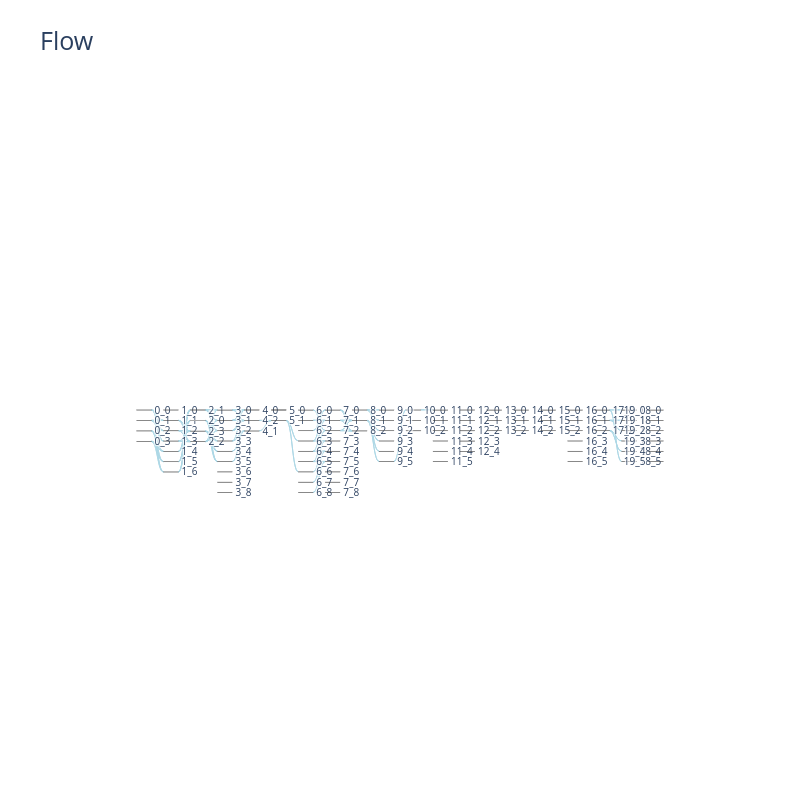

Notebook source saved alongside this figure:
### Code cell
# Alluvial Plot
events = LifeCycle(tc)
events.compute_events("facets")
fig = viz.plot_flow(events)
fig.show()

### Figure 1 — Plotly figure (JSON) as saved in the notebook; plotly's stock layout.template omitted (floating-point values rounded to 4 significant figures; data arrays with more than 128 entries replaced by an {"elided": "..."} marker saying what was removed)
{"data": [{"arrangement": "snap", "link": {"color": {"elided": "146 str values"}, "label": {"elided": "146 int values"}, "source": {"elided": "146 int values"}, "target": {"elided": "146 int values"}, "value": {"elided": "146 int values"}}, "node": {"color": [], "hovertemplate": "Group size: %{value}<extra></extra>", "label": ["0_0", "0_1", "0_2", "0_3", "10_0", "10_1", "10_2", "11_0", "11_1", "11_2", "11_3", "11_4", "11_5", "12_0", "12_1", "12_2", "12_3", "12_4", "13_0", "13_1", "13_2", "14_0", "14_1", "14_2", "15_0", "15_1", "15_2", "16_0", "16_1", "16_2", "16_3", "16_4", "16_5", "17_0", "17_1", "17_2", "18_0", "18_1", "18_2", "18_3", "18_4", "18_5", "19_0", "19_1", "19_2", "19_3", "19_4", "19_5", "1_0", "1_1", "1_2", "1_3", "1_4", "1_5", "1_6", "2_0", "2_1", "2_2", "2_3", "3_0", "3_1", "3_2", "3_3", "3_4", "3_5", "3_6", "3_7", "3_8", "4_0", "4_1", "4_2", "5_0", "5_1", "6_0", "6_1", "6_2", "6_3", "6_4", "6_5", "6_6", "6_7", "6_8", "7_0", "7_1", "7_2", "7_3", "7_4", "7_5", "7_6", "7_7", "7_8", "8_0", "8_1", "8_2", "9_0", "9_1", "9_2", "9_3", "9_4", "9_5"], "line": {"color": "darkgray", "width": 0.2}, "pad": 10, "thickness": 15, "x": [0.1, 0.1, 0.1, 0.1, 0.5211, 0.5211, 0.5211, 0.5632, 0.5632, 0.5632, 0.5632, 0.5632, 0.5632, 0.6053, 0.6053, 0.6053, 0.6053, 0.6053, 0.6474, 0.6474, 0.6474, 0.6895, 0.6895, 0.6895, 0.7316, 0.7316, 0.7316, 0.7737, 0.7737, 0.7737, 0.7737, 0.7737, 0.7737, 0.8158, 0.8158, 0.8158, 0.8579, 0.8579, 0.8579, 0.8579, 0.8579, 0.8579, 0.9, 0.9, 0.9, 0.9, 0.9, 0.9, 0.1421, 0.1421, 0.1421, 0.1421, 0.1421, 0.1421, 0.1421, 0.1842, 0.1842, 0.1842, 0.1842, 0.2263, 0.2263, 0.2263, 0.2263, 0.2263, 0.2263, 0.2263, 0.2263, 0.2263, 0.2684, 0.2684, 0.2684, 0.3105, 0.3105, 0.3526, 0.3526, 0.3526, 0.3526, 0.3526, 0.3526, 0.3526, 0.3526, 0.3526, 0.3947, 0.3947, 0.3947, 0.3947, 0.3947, 0.3947, 0.3947, 0.3947, 0.3947, 0.4368, 0.4368, 0.4368, 0.4789, 0.4789, 0.4789, 0.4789, 0.4789, 0.4789], "y": [0.5, 0.5, 0.5, 0.5, 0.5, 0.5, 0.5, 0.5, 0.5, 0.5, 0.5, 0.5, 0.5, 0.5, 0.5, 0.5, 0.5, 0.5, 0.5, 0.5, 0.5, 0.5, 0.5, 0.5, 0.5, 0.5, 0.5, 0.5, 0.5, 0.5, 0.5, 0.5, 0.5, 0.5, 0.5, 0.5, 0.5, 0.5, 0.5, 0.5, 0.5, 0.5, 0.5, 0.5, 0.5, 0.5, 0.5, 0.5, 0.5, 0.5, 0.5, 0.5, 0.5, 0.5, 0.5, 0.5, 0.5, 0.5, 0.5, 0.5, 0.5, 0.5, 0.5, 0.5, 0.5, 0.5, 0.5, 0.5, 0.5, 0.5, 0.5, 0.5, 0.5, 0.5, 0.5, 0.5, 0.5, 0.5, 0.5, 0.5, 0.5, 0.5, 0.5, 0.5, 0.5, 0.5, 0.5, 0.5, 0.5, 0.5, 0.5, 0.5, 0.5, 0.5, 0.5, 0.5, 0.5, 0.5, 0.5, 0.5]}, "type": "sankey"}], "layout": {"font": {"size": 10}, "height": 800, "title": {"font": {"size": 25}, "text": "Flow"}, "width": 800}}
